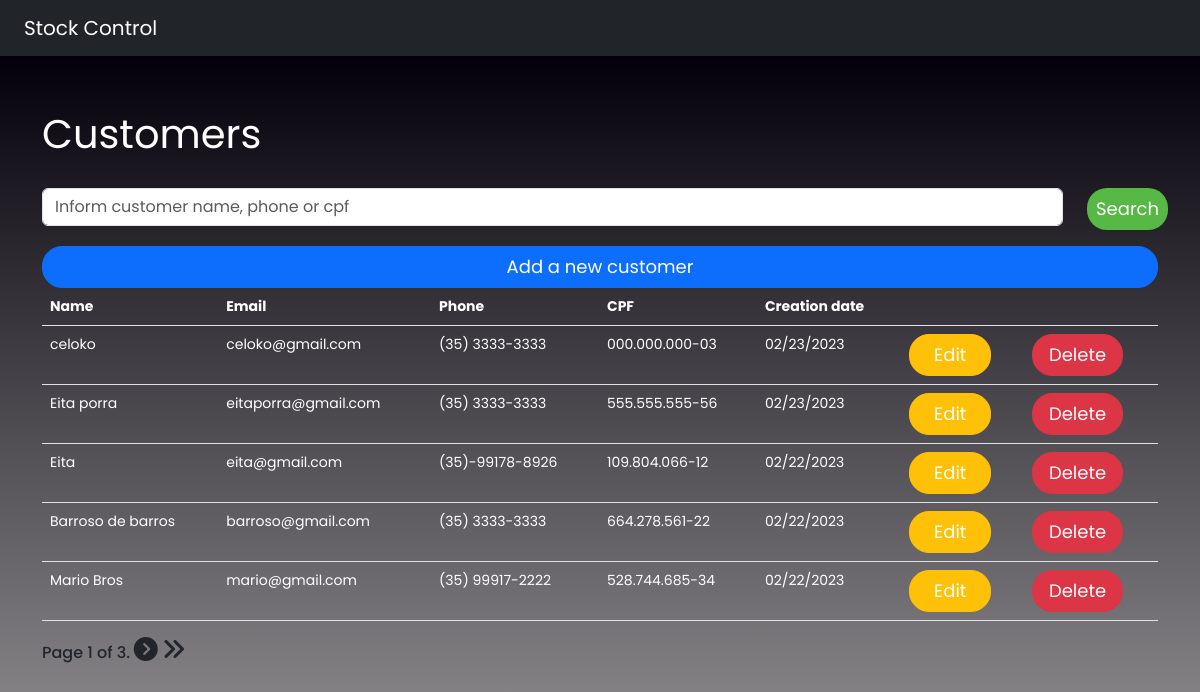
Before: /customers/ with the older database file.
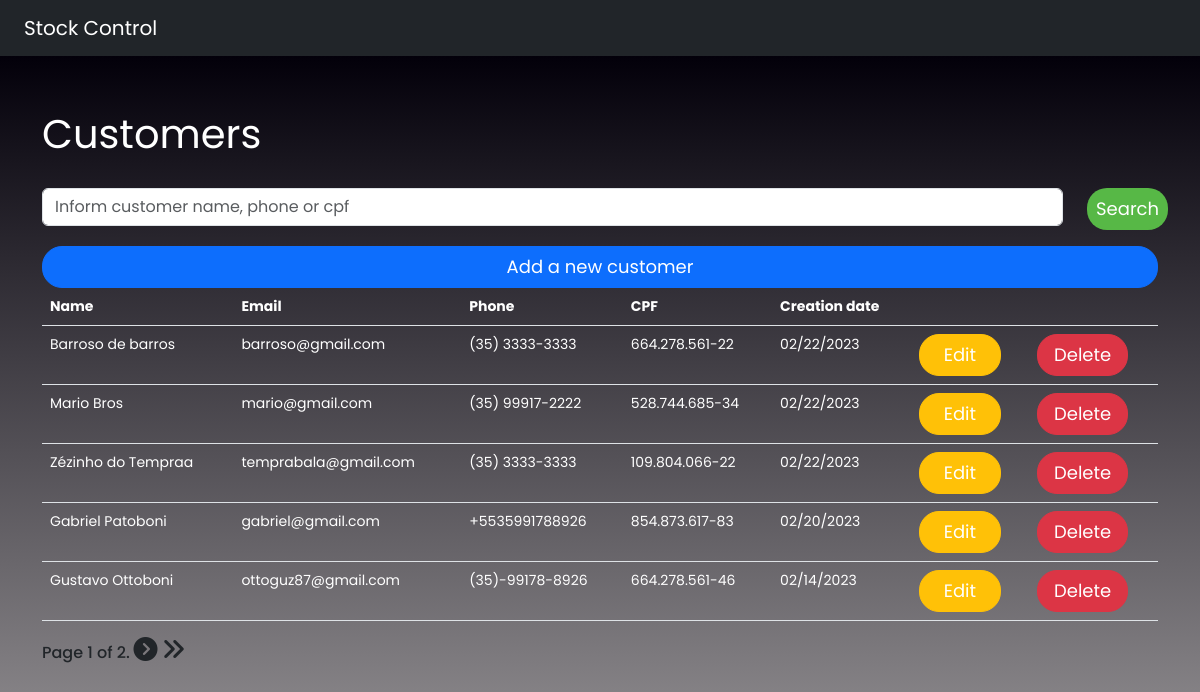
After: the same page with the newer database file.
### stock_app/models.py (models this page shows)
class Customers(models.Model):
    name = models.CharField(max_length=250, null=False)
    email = models.EmailField(default="")
    phone = models.CharField(max_length=15, null=False)
    cpf = models.CharField(max_length=14, unique=True, null=False)
    creation_date = models.DateField(auto_now_add=True)

### stock_app/views.py (the view, shortened to what this page needs)
# urls.py: path("customers/", customers, name="customers"),
def customers(request):
    customers = Customers.objects.all().order_by('-id')
    queryset = request.GET.get('q')
    paginator = Paginator(customers, 5)
    page = request.GET.get('page')
    customers = paginator.get_page(page)
    return render(request, "customers/customers.html", {"customers": customers})

### templates/customers/customers.html (shortened to what this page needs)
{% extends 'base.html' %}
{% block content %}
    <div class="container">
        <div class="py-4"></div>
        <p class="mb-4 text-white fs-1 fw-normal">Customers</p>
        <form method="GET">
            <div class="row">
                <div class="form-group col-11" id="message">
                    <input class="form-control" type="search" placeholder="Inform customer name, phone or cpf" name="q" value="{{request.GET.q}}">
                </div>
                <div class="form-group col-1 d-grid">
                    <button class="btn btn--pill btn--green px-2 mx-0">Search</button>
                </div>
            </div>
        </form>
        <div class="row">
            <div class="d-grid gap-2">
                <a class="mt-3 btn btn--pill btn-primary" href="{% url 'add_customers' %}">Add a new customer</a>
            </div>
        </div>
        <table class="table table-head">
            <thead>
                <tr class="text-white">
                    <th>Name</th>
                    <th>Email</th>
                    <th>Phone</th>
                    <th>CPF</th>
                    <th>Creation date</th>
                    <th></th>
                    <th></th>
                </tr>
            </thead>
            <tbody>
                {% for customer in customers %}
                <tr style="color: #fff;">
                    <td>{{customer.name}}</td>
                    <td>{{customer.email}}</td>
                    <td>{{customer.phone}}</td>
                    <td>{{customer.cpf}}</td>
                    <td>{{customer.creation_date|date:"m/d/Y"}}</td>
                    <td><a class="px-4 btn btn--pill btn-warning" href="/edit_customer/{{customer.id}}">Edit</a></td>
                    <td><a class="px-3 btn btn--pill btn-danger" href="/remove_customer/{{customer.id}}">Delete</a></td>
                </tr>
                {% endfor %}
            </tbody>
        </table>
        <div class="pagination">
            <span class="step-links">
                <div class="d-inline-flex bd-highlight">
                    <span class="h6 current">
                        Page {{ customers.number }} of {{ customers.paginator.num_pages }}.
                    </span>
                </div>
                {% if customers.has_next %}
                    <a href="?page={{ customers.next_page_number }}"><i class="h4 text-dark fa-solid fa-circle-chevron-right"></i></a>
                    <a href="?page={{ customers.paginator.num_pages }}&q={% if request.GET.q%}{{ request.GET.q }}{% endif %}"><i class="h4 text-dark fa-solid fa-angles-right"></i></a>
                {% endif %}
            </span>
        </div>
    </div>
{% endblock content %}

Changed rows visible on the page:
removed Customers: name "celoko", email "celoko@gmail.com", phone "(35) 3333-3333", cpf "000.000.000-03", creation_date "02/23/2023"
removed Customers: name "Eita porra", email "eitaporra@gmail.com", phone "(35) 3333-3333", cpf "555.555.555-56", creation_date "02/23/2023"
removed Customers: name "Eita", email "eita@gmail.com", phone "(35)-99178-8926", cpf "109.804.066-12", creation_date "02/22/2023"
now on this page (row unchanged): Customers: name "Zézinho do Tempraa", email "temprabala@gmail.com", phone "(35) 3333-3333", cpf "109.804.066-22", creation_date "02/22/2023"
now on this page (row unchanged): Customers: name "Gabriel Patoboni", email "gabriel@gmail.com", phone "+5535991788926", cpf "854.873.617-83", creation_date "02/20/2023"
now on this page (row unchanged): Customers: name "Gustavo Ottoboni", email "ottoguz87@gmail.com", phone "(35)-99178-8926", cpf "664.278.561-46", creation_date "02/14/2023"
Other visible differences:
{{ customers.paginator.num_pages }}: "3" → "2"
